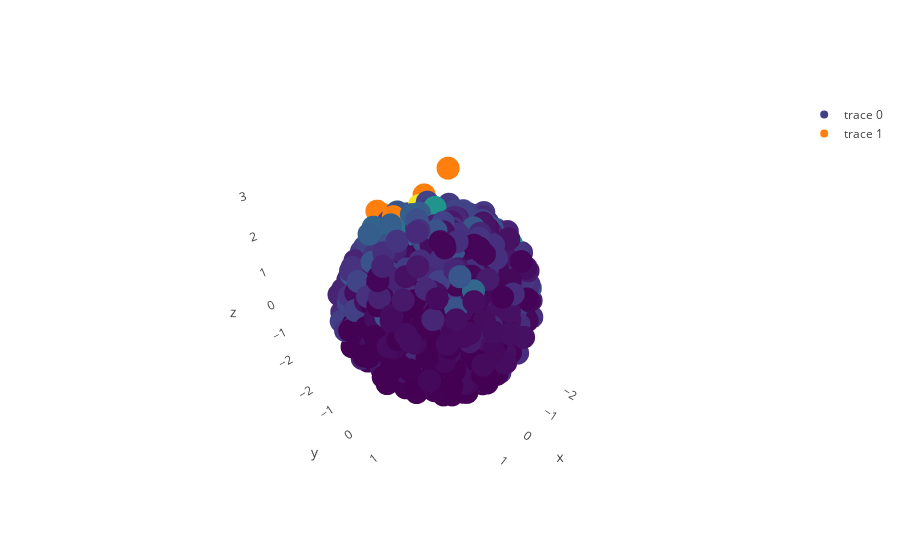

Notebook code for this chart:
### Markdown cell above
### PCA optimization

This approach is based on the observation that similar vectors of theta are correlated linearly. This implies that vectors close to an optimum combination of values should cluster together in PCA space. See Figure bellow. 

We estimate the kernel density estimation in feature space of vectors with high probability to sample from. Parameter vectors are recovered using the function `PCA.inverse transformation`. This should introduce some variation that might bring us closer to an optimum parameter set. The plot bellow includes inverse transformed obsevations in orange. 

The algorithm proposed performs runs of dimensionality reduction, selection of higher probability and sampling from the inferred space to create new parameter vector data sets.

KDE sampling is not optimal and neither is the inverse transform. Sampled vectors are retained if they are higher then the previous run's average minus standard deviation. Values higher than one are also removed, as they are the result of negative theta values from inverse transformation.

### Code cell
from sklearn.preprocessing import scale
from structure_tools.Coalesce_plots import theta_PCAms_plot 

data_combs= [x for x in probs_keys]
data_combs= np.array(data_combs)


N_samp= 50

Figure, new_data, feats_combs= theta_PCAms_plot(data_combs,Z,N_samp= 50,n_comp= 4)

iplot(Figure)

### Figure 1 — Plotly figure (JSON) as saved in the notebook; plotly's stock layout.template omitted (floating-point values rounded to 4 significant figures; data arrays with more than 128 entries replaced by an {"elided": "..."} marker saying what was removed)
{"data": [{"marker": {"color": {"elided": "2000 float values"}, "colorscale": "Viridis"}, "mode": "markers", "type": "scatter3d", "uid": "8b68983d-fbbd-4f54-a476-290242da813c", "x": {"elided": "2000 float values"}, "y": {"elided": "2000 float values"}, "z": {"elided": "2000 float values"}}, {"mode": "markers", "type": "scatter3d", "uid": "ec780318-4ab2-438d-b590-3faf7aa2c780", "x": [0.1967, -0.5599, -0.434, 0.2302, -1.375, -0.8146, -0.9087, -0.286, 1.055, -0.955, -1.143, 0.02507, -0.9699, -0.7834, -2.511, -0.4339, -1.325, -0.2196, -0.305, -2.058, -0.6875, -1.334, -0.2806, -1.143, -2.149, -0.1162, -1.572, -1.607, -2.196, -2.188, -1.247, -0.147, 0.4613, -0.1509, -0.6436, 0.2808, 0.4905, -0.03867, 0.6033, -1.49, -0.8428, 0.6086, 0.4929, -0.5217, 0.8821, 0.06133, -1.252, -0.2898, -0.6662, -0.03154], "y": [-0.2425, -0.8277, -0.8211, 0.6873, -0.994, 0.7448, -0.9722, -1.486, -0.4378, 0.4594, 0.9066, -2.003, -0.4295, -0.9694, -1.039, -0.7589, 0.5951, -1.874, -2.702, -2.041, 0.2369, 0.4155, -2.399, -2.603, -1.241, -0.357, -0.9082, -2.142, -0.3247, -1.44, -1.457, 0.0522, -0.1075, -0.4245, -0.3134, -1.837, -0.06448, 1.696, -0.1565, -2.594, -1.049, -0.1608, -1.013, 0.4784, 0.8618, -0.0627, -1.054, -1.157, -2.387, -0.8685], "z": [1.449, -0.6475, -2.06, 0.8293, 2.938, 0.3362, -0.9403, 1.452, 0.3595, -0.3877, 0.8104, 0.9775, 0.1174, 0.4088, -0.6713, -0.3521, 1.689, 0.9827, 1.528, 0.9251, -0.1023, 1.537, 1.531, -0.7283, 0.1256, -1.228, -0.1754, 1.785, -1.458, 1.311, 1.694, 0.8814, -1.639, 0.507, -0.7429, 1.724, -0.2699, -0.9006, 0.4431, 0.7039, 1.352, 0.4019, 2.219, 0.6116, -0.304, 0.8679, 0.7668, -1.995, -0.306, 0.9079]}], "layout": {"scene": {"xaxis": {"backgroundcolor": "rgb(72,61,139)", "gridcolor": "rgb(255, 255, 255)", "showbackground": false, "showgrid": false, "zerolinecolor": "rgb(255, 255, 255)"}, "yaxis": {"backgroundcolor": "rgb(72,61,139)", "gridcolor": "rgb(255, 255, 255)", "nticks": 0, "showbackground": false, "showgrid": false, "zerolinecolor": "rgb(255, 255, 255)"}, "zaxis": {"backgroundcolor": "rgb(72,61,139)", "gridcolor": "rgb(255, 255, 255)", "showbackground": false, "showgrid": false, "zerolinecolor": "rgb(255, 255, 255)"}}}}
